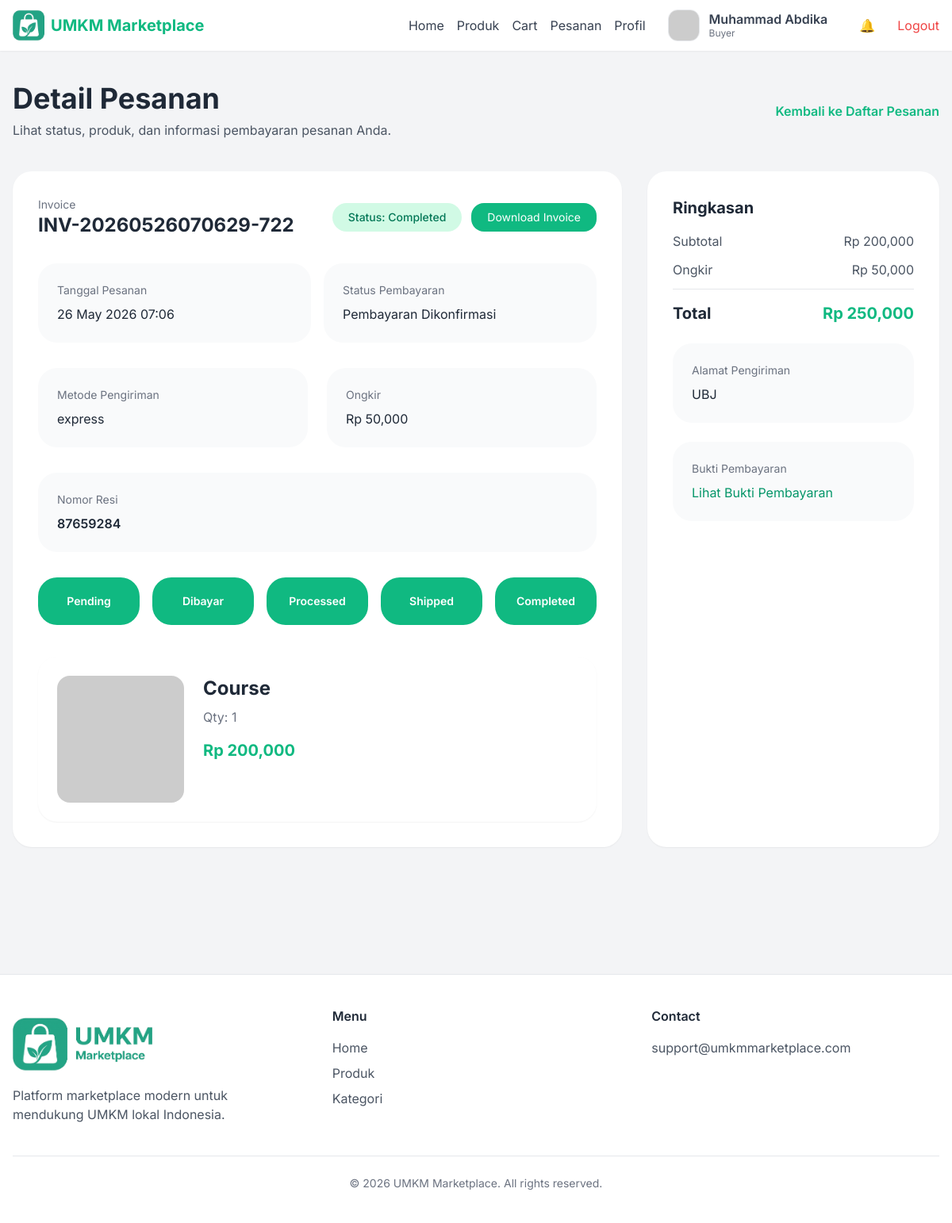
Page /src/views/buyer/order-detail.php?id=4 (signed in) on the committed database.
### tables this page shows
CREATE TABLE `orders` (
  `id` int NOT NULL,
  `user_id` int NOT NULL,
  `invoice_number` varchar(100) NOT NULL,
  `shipping_address` text,
  `shipping_method` varchar(50) DEFAULT 'reguler',
  `shipping_fee` decimal(12,2) DEFAULT '20000.00',
  `tracking_number` varchar(100) DEFAULT NULL,
  `total_amount` decimal(12,2) NOT NULL,
  `status` enum('pending','paid','processed','shipped','completed') DEFAULT 'pending',
  `payment_proof` varchar(255) DEFAULT NULL,
  `created_at` timestamp NULL DEFAULT CURRENT_TIMESTAMP
);

CREATE TABLE `order_items` (
  `id` int NOT NULL,
  `order_id` int NOT NULL,
  `product_id` int NOT NULL,
  `seller_id` int NOT NULL,
  `quantity` int NOT NULL,
  `price` decimal(12,2) NOT NULL,
  `subtotal` decimal(12,2) NOT NULL
);

CREATE TABLE `products` (
  `id` int NOT NULL,
  `seller_id` int NOT NULL,
  `category_id` int NOT NULL,
  `name` varchar(255) NOT NULL,
  `description` text,
  `price` decimal(12,2) NOT NULL,
  `stock` int DEFAULT '0',
  `image` varchar(255) DEFAULT NULL,
  `status` enum('active','draft') DEFAULT 'active',
  `created_at` timestamp NULL DEFAULT CURRENT_TIMESTAMP
);

### src/views/buyer/order-detail.php (the view, shortened to what this page needs)
<?php require_once '../../config/database.php'; ?>
<?php include '../layouts/app.php'; ?>
<?php
$orderId = intval($_GET['id'] ?? 0);
$user_id = $_SESSION['user']['id'];
$orderRes = mysqli_query($conn, "SELECT o.*, (SELECT p.status FROM payments p WHERE p.order_id = o.id ORDER BY p.id DESC LIMIT 1) AS payment_status, (SELECT p.proof FROM payments p WHERE p.order_id = o.id ORDER BY p.id DESC LIMIT 1) AS proof_path FROM orders o WHERE o.id='$orderId' AND o.user_id='$user_id' LIMIT 1");
$order = mysqli_fetch_assoc($orderRes);
$itemsRes = mysqli_query($conn, "SELECT oi.*, products.name AS product_name, products.image AS product_image FROM order_items oi JOIN products ON oi.product_id = products.id WHERE oi.order_id='$orderId'");
$items = [];
while ($item = mysqli_fetch_assoc($itemsRes)) {
    $items[] = $item;
}
function getStepClass($status, $step) {
    $orderSteps = ['pending', 'paid', 'processed', 'shipped', 'completed'];
    $currentIndex = array_search($status, $orderSteps, true);
    $stepIndex = array_search($step, $orderSteps, true);
    return $stepIndex <= $currentIndex ? 'bg-emerald-500 text-white' : 'bg-gray-100 text-gray-500';
}
function formatPaymentStatusLabel($status, $proofPath) {
    return $status === 'pending' ? 'Menunggu Pembayaran' : ($status === 'confirmed' ? 'Pembayaran Dikonfirmasi' : 'Pembayaran Ditolak');
}
?>
<section class="max-w-7xl mx-auto px-4 py-10">
  <div class="mb-10">
    <div class="flex flex-col md:flex-row md:items-center md:justify-between gap-4">
      <div>
        <h1 class="text-3xl lg:text-4xl font-bold mb-2">Detail Pesanan</h1>
        <p class="text-gray-600">Lihat status, produk, dan informasi pembayaran pesanan Anda.</p>
      </div>
      <a href="orders.php" class="text-emerald-500 hover:text-emerald-700 font-semibold">Kembali ke Daftar Pesanan</a>
    </div>
  </div>
  <div class="grid grid-cols-1 lg:grid-cols-3 gap-8 mb-10">
    <div class="lg:col-span-2 bg-white rounded-3xl shadow-sm p-5 lg:p-8">
      <div class="flex flex-col md:flex-row md:items-center md:justify-between gap-4 mb-8">
        <div>
          <p class="text-sm text-gray-500">Invoice</p>
          <h2 class="text-xl lg:text-2xl font-bold"><?= htmlspecialchars($order['invoice_number']); ?></h2>
        </div>
        <div class="flex flex-wrap gap-3 items-center">
          <span class="bg-emerald-100 text-emerald-700 px-5 py-2 rounded-full text-sm font-medium">Status: <?= ucfirst($order['status']); ?></span>
          <a href="invoice.php?id=<?= intval($order['id']); ?>" class="bg-emerald-500 hover:bg-emerald-600 text-white px-5 py-2 rounded-2xl transition text-sm">Download Invoice</a>
        </div>
      </div>
      <div class="grid gap-4 md:grid-cols-2 mb-8">
        <div class="rounded-3xl bg-gray-50 p-5 lg:p-6">
          <p class="text-sm text-gray-500 mb-2">Tanggal Pesanan</p>
          <p><?= date('d M Y H:i', strtotime($order['created_at'])); ?></p>
        </div>
        <div class="rounded-3xl bg-gray-50 p-5 lg:p-6">
          <p class="text-sm text-gray-500 mb-2">Status Pembayaran</p>
          <p><?= htmlspecialchars(formatPaymentStatusLabel($order['payment_status'], $order['proof_path'])); ?></p>
        </div>
      </div>
      <div class="grid gap-6 md:grid-cols-2 mb-8">
        <div class="rounded-3xl bg-gray-50 p-5 lg:p-6">
          <p class="text-sm text-gray-500 mb-2">Metode Pengiriman</p>
          <p><?= htmlspecialchars($order['shipping_method'] ?? 'Reguler'); ?></p>
        </div>
        <div class="rounded-3xl bg-gray-50 p-5 lg:p-6">
          <p class="text-sm text-gray-500 mb-2">Ongkir</p>
          <p>Rp <?= number_format($order['shipping_fee'] ?? 20000); ?></p>
        </div>
      </div>
      <?php if (!empty($order['tracking_number'])): ?>
        <div class="rounded-3xl bg-gray-50 p-5 lg:p-6 mb-8">
          <p class="text-sm text-gray-500 mb-2">Nomor Resi</p>
          <p class="font-semibold"><?= htmlspecialchars($order['tracking_number']); ?></p>
        </div>
      <?php endif; ?>
      <div class="grid grid-cols-2 lg:grid-cols-5 gap-4 mb-10">
        <?php foreach (['pending','paid','processed','shipped','completed'] as $step): ?>
          <div class="rounded-3xl p-5 text-center <?= getStepClass($order['status'], $step); ?>">
            <p class="font-semibold text-sm capitalize"><?= $step === 'paid' ? 'dibayar' : $step; ?></p>
          </div>
        <?php endforeach; ?>
      </div>
      <div class="space-y-6">
        <?php foreach ($items as $item): ?>
          <?php
            $imgPath = __DIR__ . '/../../uploads/products/' . ($item['product_image'] ?? '');
            $imgSrc = (isset($item['product_image']) && file_exists($imgPath)) ? UPLOAD_URL . '/products/' . $item['product_image'] : 'https://placehold.co/300';
          ?>
          <div class="bg-white rounded-3xl shadow-sm p-5 lg:p-6 flex flex-col md:flex-row gap-6">
            <img src="<?= $imgSrc ?>" alt="<?= htmlspecialchars($item['product_name']); ?>" class="w-full md:w-40 h-40 object-cover rounded-2xl">
            <div class="flex-1">
              <h3 class="text-xl lg:text-2xl font-bold mb-2"><?= htmlspecialchars($item['product_name']); ?></h3>
              <p class="text-gray-500 mb-4">Qty: <?= intval($item['quantity']); ?></p>
              <p class="text-emerald-500 font-bold text-xl">Rp <?= number_format($item['subtotal']); ?></p>
            </div>
          </div>
        <?php endforeach; ?>
      </div>
    </div>
    <aside class="bg-white rounded-3xl shadow-sm p-5 lg:p-8">
      <div class="space-y-6">
        <div>
          <h3 class="text-xl font-bold mb-4">Ringkasan</h3>
          <div class="flex justify-between text-gray-600 mb-3"><span>Subtotal</span><span>Rp <?= number_format(array_sum(array_column($items, 'subtotal'))); ?></span></div>
          <div class="flex justify-between text-gray-600 mb-3"><span>Ongkir</span><span>Rp <?= number_format($order['shipping_fee'] ?? 20000); ?></span></div>
          <div class="border-t pt-4 flex justify-between text-xl font-bold"><span>Total</span><span class="text-emerald-500">Rp <?= number_format($order['total_amount']); ?></span></div>
        </div>
        <div class="rounded-3xl bg-gray-50 p-5 lg:p-6">
          <p class="text-sm text-gray-500 mb-2">Alamat Pengiriman</p>
          <p class="whitespace-pre-line"><?= htmlspecialchars($order['shipping_address']); ?></p>
        </div>
        <?php if (!empty($order['proof_path'])): ?>
    <?php
      $proofFile = basename($order['proof_path']);
      $proofUrl = BASE_URL . '/src/uploads/payments/' . $proofFile;
    ?>
    <div class="rounded-3xl bg-gray-50 p-5 lg:p-6">
      <p class="text-sm text-gray-500 mb-2">
        Bukti Pembayaran
      </p>
      <a
        href="<?= $proofUrl; ?>"
        target="_blank"
        class="text-emerald-600 hover:underline"
      >
        Lihat Bukti Pembayaran
      </a>
    </div>
<?php endif; ?>
      </div>
    </aside>
  </div>
</section>
<?php include '../layouts/footer.php'; ?>
</main>
</body>
</html>

### src/views/layouts/header.php (style rules this page uses)
body { font-family: 'Inter', sans-serif; }

### rows in the picture
orders: invoice_number "INV-20260526070629-722", status "Completed", created_at "26 May 2026 07:06", shipping_method "express", shipping_fee "50,000", tracking_number "87659284", total_amount "250,000", shipping_address "UBJ"
order_items: product.name "Course", quantity "1", subtotal "200,000"

### other values in the picture
$_SESSION['user']['name'] "Muhammad Abdika"
$_SESSION['user']['role'] "Buyer"
$step "Pending"
$step "Processed"
$step "Shipped"
$step "Completed"
array_sum(array_column($items, 'subtotal')) "200,000"
